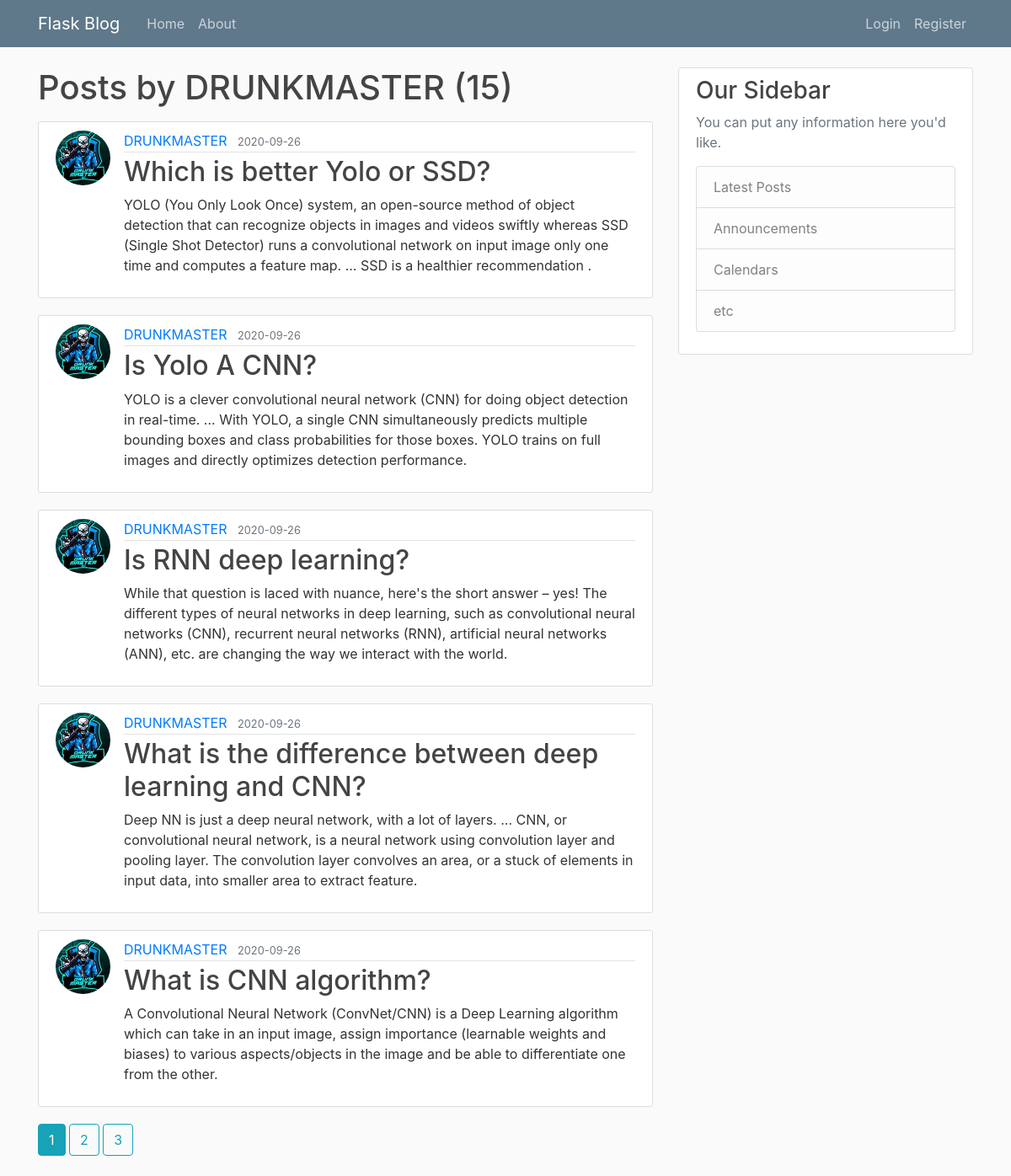
Screenshot of /user/DRUNKMASTER with the database file from the repository.
### flaskblog/models.py (models this page shows, shortened)
class User(db.Model, UserMixin):
    id = db.Column(db.Integer, primary_key=True)
    username = db.Column(db.String(20), unique=True, nullable=False)
    email = db.Column(db.String(120), unique=True, nullable=False)
    image_file = db.Column(db.String(20), nullable=False, default='default.jpg')
    password = db.Column(db.String(60), nullable=False)
    posts = db.relationship('Post', backref='author', lazy=True)

class Post(db.Model):
    id = db.Column(db.Integer, primary_key=True)
    title = db.Column(db.String(100), nullable=False)
    date_posted = db.Column(db.DateTime, nullable=False, default=datetime.utcnow)
    content = db.Column(db.Text, nullable=False)
    user_id = db.Column(db.Integer, db.ForeignKey('user.id'), nullable=False)

### flaskblog/routes.py (the view)
@app.route("/user/<string:username>")
def user_posts(username):
    page = request.args.get('page', 1, type=int)
    user = User.query.filter_by(username=username).first_or_404()
    posts = Post.query.filter_by(author=user)\
        .order_by(Post.date_posted.desc())\
        .paginate(page=page, per_page=5)
    return render_template('user_posts.html', posts=posts, user=user)

### flaskblog/templates/user_posts.html
{% extends "layout.html" %}
{% block content %}
    <h1 class="mb-3">Posts by {{ user.username }} ({{ posts.total}})</h1>
    {% for post in posts.items %}
        <article class="media content-section">
          <img class="rounded-circle article-img" src="{{url_for('static',filename='profile_pics/'+ post.author.image_file) }}">
          <div class="media-body">
            <div class="article-metadata">
              <a class="mr-2" href="{{ url_for('user_posts',username=post.author.username)}}">{{ post.author.username }}</a>
              <small class="text-muted">{{ post.date_posted.strftime('%Y-%m-%d') }}</small>
            </div>
            <h2><a class="article-title" href="{{ url_for('post',post_id=post.id)}}">{{ post.title }}</a></h2>
            <p class="article-content">{{ post.content }}</p>
          </div>
        </article>
    {% endfor %}
    {% for page_num in posts.iter_pages(left_edge=1, right_edge=1, left_current=1,right_current=2) %}
      {% if page_num %}
        {% if posts.page == page_num %}
          <a class="btn btn-info mb-4" href="{{ url_for('user_posts', username=user.username, page=page_num)}}">{{page_num}}</a>
        {% else %}
        <a class="btn btn-outline-info mb-4" href="{{ url_for('user_posts', username=user.username, page=page_num)}}">{{page_num}}</a>
        {% endif %}
        {% else %}
        ...
      {% endif %}
    {% endfor %}
{% endblock content %}

### flaskblog/static/main.css (style rules this page uses)
body { background: #fafafa; color: #333333; margin-top: 5rem; }
h1, h2, h3, h4, h5, h6 { color: #444444; }
.content-section { background: #ffffff; padding: 10px 20px; border: 1px solid #dddddd; border-radius: 3px; margin-bottom: 20px; }
.article-title { color: #444444; }
.article-content { white-space: pre-line; }
.article-img { height: 65px; width: 65px; margin-right: 16px; }
.article-metadata { padding-bottom: 1px; margin-bottom: 4px; border-bottom: 1px solid #e3e3e3 }

### rows the page displays
User: username "DRUNKMASTER"
Post: image_file (picture), author.username "DRUNKMASTER", date_posted "2020-09-26", title "Which is better Yolo or SSD?", content "YOLO (You Only Look Once) system, an open-source method of object detection that can recognize objects in images and videos swiftly whereas SSD (Single Shot Detector) runs a convolutional network on input image only one time and computes a feature map. ... SSD is a healthier recommendation ."
Post: image_file (picture), author.username "DRUNKMASTER", date_posted "2020-09-26", title "Is Yolo A CNN?", content "YOLO is a clever convolutional neural network (CNN) for doing object detection in real-time. ... With YOLO, a single CNN simultaneously predicts multiple bounding boxes and class probabilities for those boxes. YOLO trains on full images and directly optimizes detection performance."
Post: image_file (picture), author.username "DRUNKMASTER", date_posted "2020-09-26", title "Is RNN deep learning?", content "While that question is laced with nuance, here's the short answer – yes! The different types of neural networks in deep learning, such as convolutional neural networks (CNN), recurrent neural networks (RNN), artificial neural networks (ANN), etc. are changing the way we interact with the world."
Post: image_file (picture), author.username "DRUNKMASTER", date_posted "2020-09-26", title "What is the difference between deep learning and CNN?", content "Deep NN is just a deep neural network, with a lot of layers. ... CNN, or convolutional neural network, is a neural network using convolution layer and pooling layer. The convolution layer convolves an area, or a stuck of elements in input data, into smaller area to extract feature."
Post: image_file (picture), author.username "DRUNKMASTER", date_posted "2020-09-26", title "What is CNN algorithm?", content "A Convolutional Neural Network (ConvNet/CNN) is a Deep Learning algorithm which can take in an input image, assign importance (learnable weights and biases) to various aspects/objects in the image and be able to differentiate one from the other."

### other values shown
{{ posts.total }} "15"
{{ page_num }} "1"
{{ page_num }} "2" "3"
